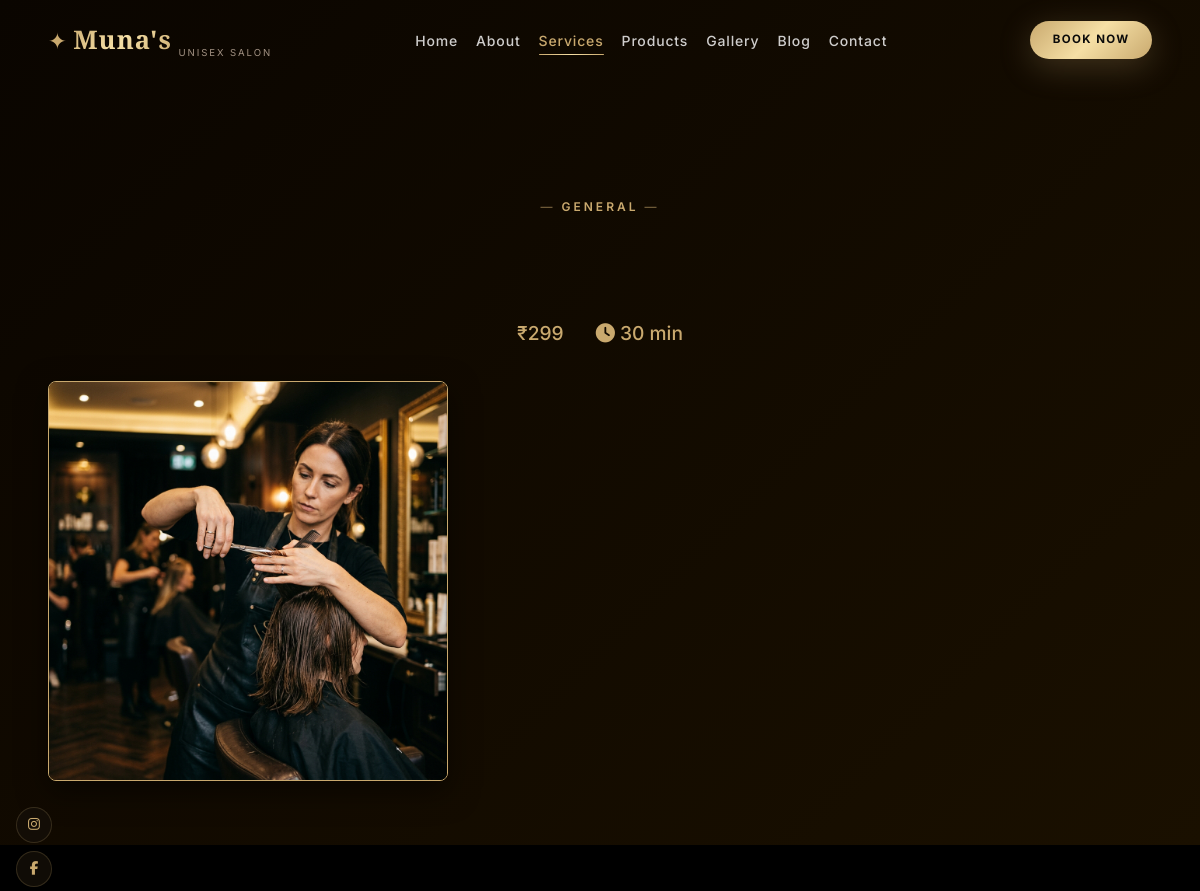
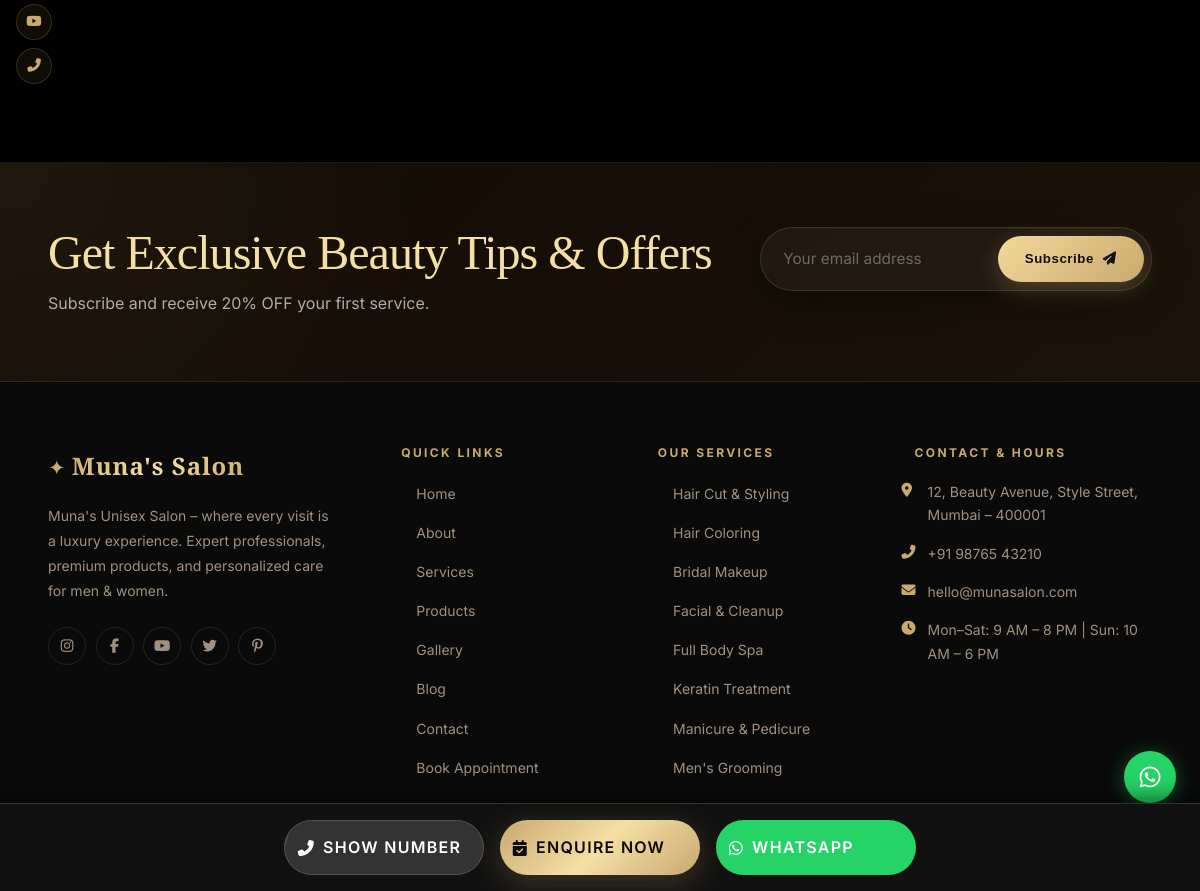
The app's page /service_detail.php?id=1 with its own data (2 pictures, top to bottom).
### tables this page shows
CREATE TABLE services (
                id INTEGER PRIMARY KEY AUTOINCREMENT,
                category TEXT NOT NULL,
                title TEXT NOT NULL,
                description TEXT,
                price TEXT,
                duration TEXT,
                image TEXT
            , attributes TEXT, amenities TEXT, related_services TEXT);

### service_detail.php (the view, shortened to what this page needs)
<?php
require_once __DIR__ . '/php/db.php';
$id = isset($_GET['id']) ? (int)$_GET['id'] : 0;
$stmt = $db->prepare("SELECT * FROM services WHERE id = ?");
$stmt->execute([$id]);
$service = $stmt->fetch();
$IMG = '/images';
$is_ajax = isset($_GET['ajax']) && $_GET['ajax'] == 'true';
if (!$is_ajax) {
    include __DIR__ . '/php/header.php';
}
?>
<section class="service-detail-header">
    <div class="container" style="position:relative; z-index:1;">
        <span class="section-eyebrow" data-reveal="fade-up"><?= htmlspecialchars($service['category']) ?></span>
        <div class="service-meta" data-reveal="fade-up">
            <span><?= htmlspecialchars($service['price']) ?></span>
            <span><i class="fas fa-clock"></i> <?= htmlspecialchars($service['duration']) ?></span>
        </div>
        <?php if(!empty($service['image'])): ?>
            <img src="<?= $IMG ?>/<?= htmlspecialchars($service['image']) ?>" alt="<?= htmlspecialchars($service['title']) ?>" data-reveal="fade-up">
        <?php endif; ?>
    </div>
</section>
<section class="service-content-section">
    <div class="container" style="max-width: 800px;">
    </div>
</section>
<div class="sticky-action-bar">
    <a href="tel:+919876543210" class="btn" style="background:#333; color:#fff; border:1px solid #555;"><i class="fas fa-phone-alt"></i> Show Number</a>
    <a href="/book-appointment.php?service=<?= urlencode($service['title']) ?>" class="btn btn-gold"><i class="fas fa-calendar-check"></i> Enquire Now</a>
    <a href="https://wa.me/919876543210?text=I'm%20interested%20in%20your%20<?= urlencode($service['title']) ?>%20service." class="btn btn-whatsapp" target="_blank"><i class="fab fa-whatsapp"></i> WhatsApp</a>
</div>
<?php
if (!$is_ajax) {
    include __DIR__ . '/php/footer.php';
}
?>

### css/variables.css (style rules this page uses)
:root { --clr-black: #0a0a0a; --clr-black-soft: #111111; --clr-black-mid: #1a1a1a; --clr-charcoal: #242424; --clr-dark-bg: #0f0f0f; --clr-gold: #c9a96e; --clr-gold-light: #f5dfa5; --clr-gold-dark: #a07a40; --clr-gold-pale: #f0d8a8; --clr-white: #ffffff; --clr-off-white: #faf7f2; --clr-nude: #f5ede0; --clr-beige: #e8d5b7; --clr-pink-soft: #f9e8ef; --clr-pink-mid: #e8a4be; --clr-rose: #d4708a; --clr-gray-100: #f8f5f0; --clr-gray-200: #e5e0d8; --clr-gray-400: #a09080; --clr-gray-600: #6b5f52; --clr-gray-800: #3d352c; --grad-gold: linear-gradient(135deg, #c9a96e 0%, #f5dfa5 50%, #c9a96e 100%); --grad-gold-v: linear-gradient(180deg, #c9a96e 0%, #a07a40 100%); --grad-dark: linear-gradient(180deg, #0a0a0a 0%, #1a1414 100%); --grad-hero: linear-gradient(135deg, rgba(10,10,10,.85) 0%, rgba(30,15,5,.6) 100%); --grad-card: linear-gradient(145deg, #1e1e1e 0%, #151515 100%); --grad-glass: linear-gradient(135deg, rgba(201,169,110,.08) 0%, rgba(245,223,165,.04) 100%); --grad-pink-gold: linear-gradient(135deg, #f9e8ef 0%, #f5ede0 50%, #f5dfa5 100%); --grad-overlay: linear-gradient(to top, rgba(0,0,0,.9) 0%, rgba(0,0,0,.3) 60%, transparent 100%); --font-serif: 'Cormorant Garamond', Georgia, serif; --font-display: 'Playfair Display', Georgia, serif; --font-sans: 'Inter', system-ui, sans-serif; --fs-xs: clamp(.65rem, 1.2vw, .75rem); --fs-sm: clamp(.8rem, 1.5vw, .875rem); --fs-base: clamp(.9rem, 1.8vw, 1rem); --fs-md: clamp(1rem, 2vw, 1.125rem); --fs-lg: clamp(1.1rem, 2.5vw, 1.25rem); --fs-xl: clamp(1.3rem, 3vw, 1.5rem); --fs-2xl: clamp(1.6rem, 4vw, 2rem); --fs-3xl: clamp(2rem, 5vw, 2.75rem); --fs-4xl: clamp(2.4rem, 6vw, 3.5rem); --fs-5xl: clamp(3rem, 8vw, 5rem); --fs-hero: clamp(3.2rem, 9vw, 6.5rem); --sp-xs: .25rem; --sp-sm: .5rem; --sp-md: 1rem; --sp-lg: 1.5rem; --sp-xl: 2rem; --sp-2xl: 3rem; --sp-3xl: 4rem; --sp-4xl: 6rem; --sp-5xl: 8rem; --section-padding: clamp(4rem, 8vw, 7rem); --radius-sm: 6px; --radius-md: 12px; --radius-lg: 20px; --radius-xl: 32px; --radius-full: 9999px; --shadow-sm: 0 2px 8px rgba(0,0,0,.15); --shadow-md: 0 8px 24px rgba(0,0,0,.25); --shadow-lg: 0 16px 48px rgba(0,0,0,.35); --shadow-xl: 0 24px 64px rgba(0,0,0,.45); --shadow-gold: 0 8px 32px rgba(201,169,110,.25); --shadow-gold-hover: 0 16px 48px rgba(201,169,110,.4); --ease-smooth: cubic-bezier(.25,.1,.25,1); --ease-out: cubic-bezier(0, 0, .2, 1); --ease-spring: cubic-bezier(.34,1.56,.64,1); --t-fast: .15s; --t-base: .3s; --t-slow: .6s; --t-slower: 1s; --z-base: 1; --z-raised: 10; --z-sticky: 100; --z-navbar: 200; --z-overlay: 300; --z-modal: 400; --z-toast: 500; --z-loading: 9999; --navbar-height: 80px; --navbar-height-scroll: 64px; }
@media (prefers-color-scheme: light) { :root { --page-bg: var(--clr-off-white); --text-main: var(--clr-black); --text-muted: var(--clr-gray-600); } }

### css/base.css (style rules this page uses)
*, *::before, *::after { box-sizing: border-box; margin: 0; padding: 0; }
html { scroll-behavior: smooth; font-size: 16px; -webkit-text-size-adjust: 100%; }
body { font-family: var(--font-sans); font-size: var(--fs-base); background-color: var(--clr-black); color: var(--clr-white); line-height: 1.7; overflow-x: hidden; -webkit-font-smoothing: antialiased; -moz-osx-font-smoothing: grayscale; }
a { color: inherit; text-decoration: none; transition: color var(--t-base) var(--ease-smooth); }
img, video { max-width: 100%; height: auto; display: block; }
.container { width: 100%; max-width: 1280px; margin-inline: auto; padding-inline: clamp(1rem, 5vw, 3rem); }
.section-eyebrow { display: inline-block; font-family: var(--font-sans); font-size: var(--fs-xs); font-weight: 600; letter-spacing: .25em; text-transform: uppercase; color: var(--clr-gold); margin-bottom: var(--sp-md); position: relative; }
.section-eyebrow::before, .section-eyebrow::after { content: '—'; margin-inline: .5em; opacity: .5; }
.btn { display: inline-flex; align-items: center; gap: .5rem; padding: .85rem 2rem; border-radius: var(--radius-full); font-family: var(--font-sans); font-size: var(--fs-sm); font-weight: 600; letter-spacing: .08em; text-transform: uppercase; border: none; cursor: pointer; transition: all var(--t-base) var(--ease-spring); position: relative; overflow: hidden; }
.btn::before { content: ''; position: absolute; inset: 0; background: rgba(255,255,255,.12); transform: translateX(-100%) skewX(-15deg); transition: transform var(--t-slow) var(--ease-out); }
.btn-gold { background: var(--grad-gold); color: var(--clr-black); box-shadow: var(--shadow-gold); }

### records on screen
services: category "GENERAL", price "₹299", duration "30 min", image (picture)

### other values on screen
$link['label'] "Home"
$link['label'] "About"
$link['label'] "Services"
$link['label'] "Products"
$link['label'] "Gallery"
$link['label'] "Blog"
$link['label'] "Contact"
SITE_ADDRESS "12, Beauty Avenue, Style Street, Mumbai – 400001"
SITE_PHONE "+91 98765 43210"
SITE_EMAIL "hello@munasalon.com"
SITE_HOURS "Mon–Sat: 9 AM – 8 PM | Sun: 10 AM – 6 PM"
